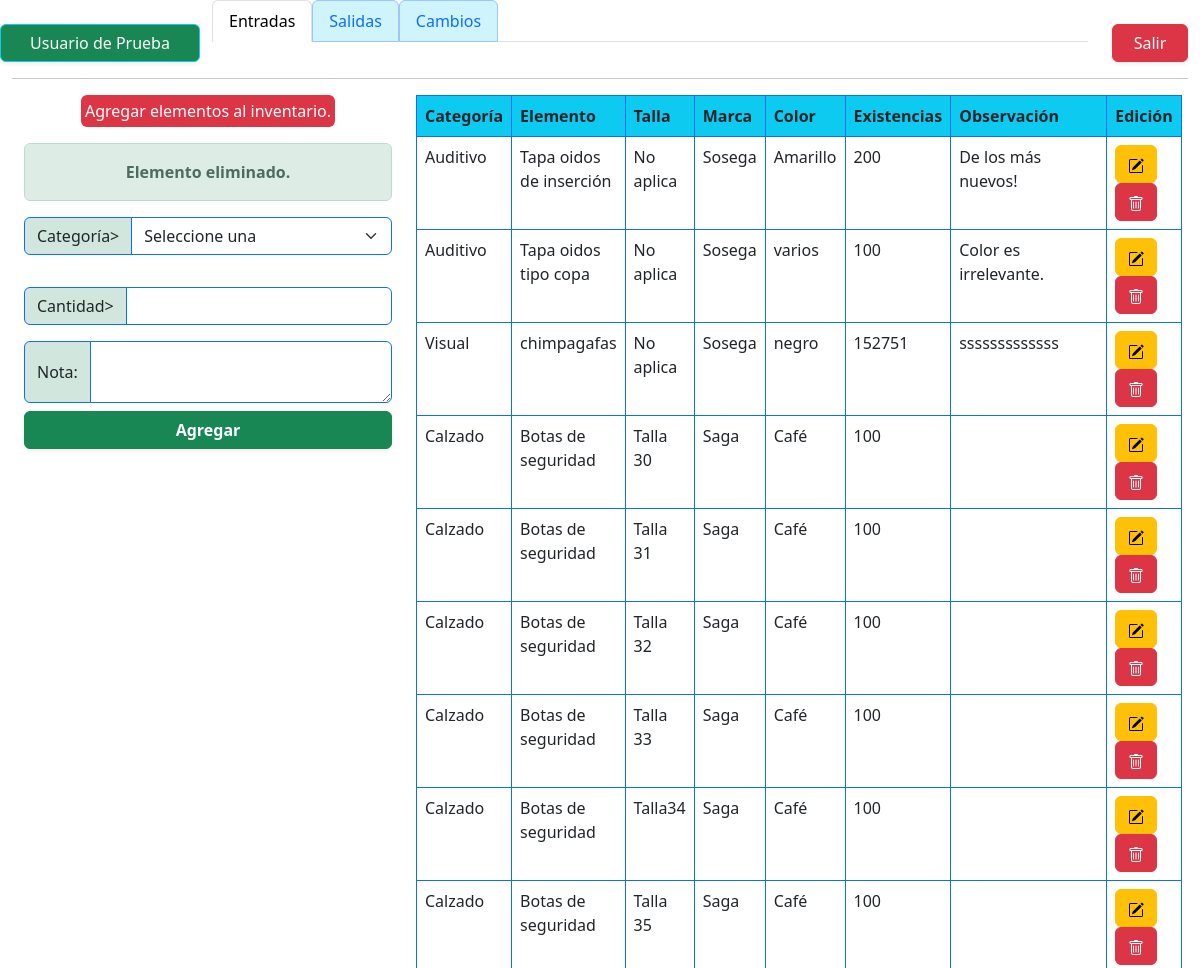
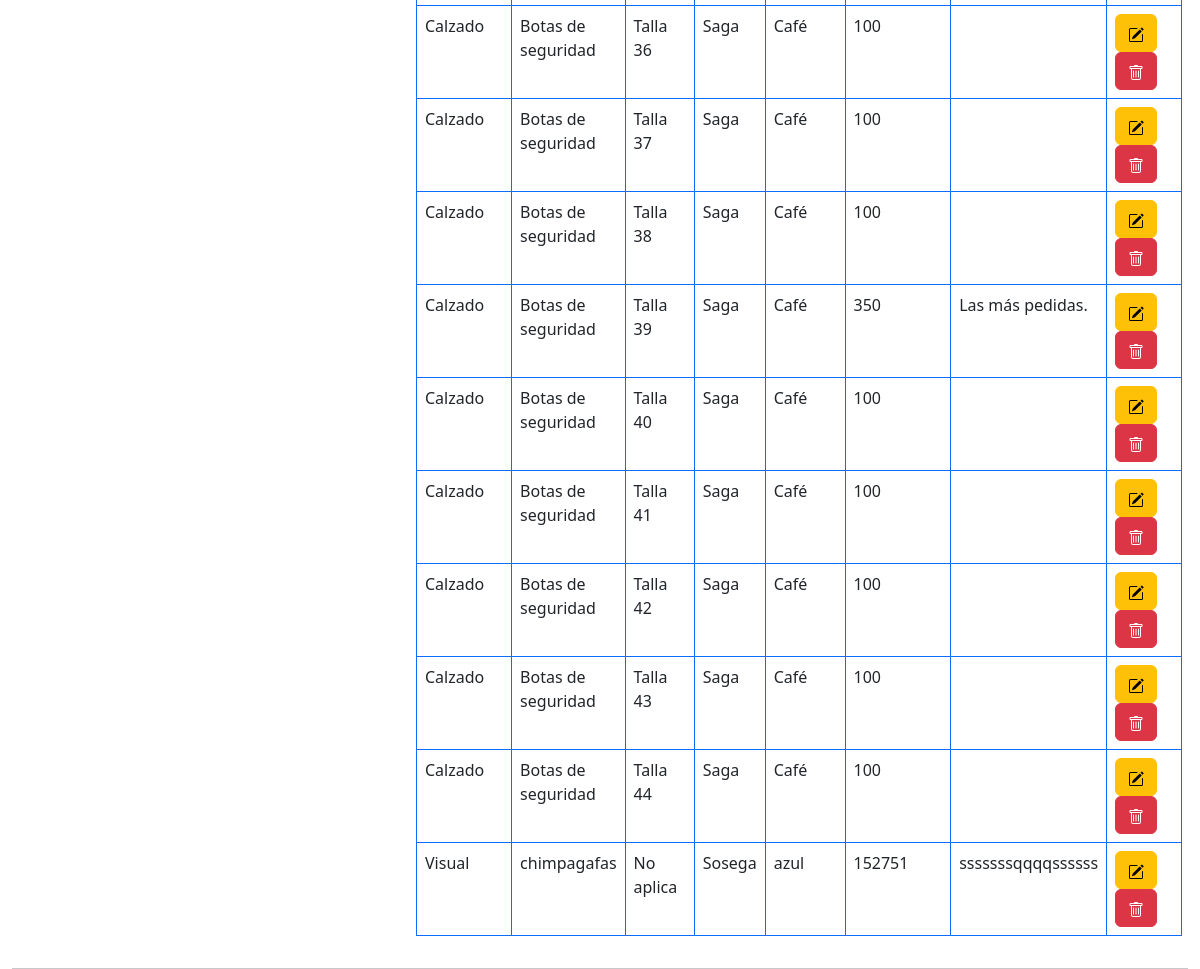
Screenshot of /views/entradas.php?id=1 (signed in) with the database file from the repository (2 pictures, top to bottom).
### tables this page shows
CREATE TABLE `elementos` (
  `idElemento` int(11) NOT NULL,
  `fkCategoria` int(11) NOT NULL,
  `fkTalla` int(10) NOT NULL,
  `elemento` varchar(50) NOT NULL,
  `marca` varchar(50) NOT NULL,
  `color` varchar(10) NOT NULL,
  `existencias` int(10) NOT NULL,
  `observacion` varchar(500) NOT NULL
);

CREATE TABLE `categorias` (
  `idCategoria` int(11) NOT NULL,
  `nombreCat` varchar(15) NOT NULL
);

CREATE TABLE `tallas` (
  `idTalla` int(11) NOT NULL,
  `tallas` varchar(10) NOT NULL
);

### views/entradas.php (the view, shortened to what this page needs)
<?php
		include ("../controllers/dbConection.php");
		 ?>
<!DOCTYPE html>
<html lang="es">
<head>
  <link rel="stylesheet" href="../csss/bootstrap/css/bootstrap.min.css">
</head>
<body class="vh-100">
  <div class="container-fluid">
    <div class="row">
      <div class="btn border-info bg-success text-white mt-4 shadow-sm col-2">
        <?php
          echo $_SESSION["nombre"]
        ?>
      </div>
      <div class="col-9 justify-content-center">
        <ul class="nav nav-tabs ">
          <li class="nav-item">
            <p class="nav-link active">Entradas</p>
          </li>
          <li class="nav-item">
            <a class="nav-link border-primary-subtle bg-info-subtle" href="salidas.php">Salidas</a>
          </li>
          <li class="nav-item">
            <a class="nav-link border-primary-subtle bg-info-subtle" href="cambios.php">Cambios</a>
          </li>
        </ul>
      </div>
      <div class="col-1">
        <div>
          <button class="btn btn-danger w-100 mt-4 shadow-sm "><a class="text-decoration-none text-white"
              href="../controllers/logout.php">Salir</a></button>
        </div>
      </div>
    </div>
    <hr>
<div class="container-fluid">
	<div class="row">
	<div class="col-4">
		<div class="w-100 d-flex justify-content-center align-items-center border-primary mb-3">
        	<span class="bg-danger rounded p-1 text-white">
				Agregar elementos al inventario.</span>
    	</div>
<?php
include '../controllers/delElements.controller.php';
?>
<form action="../controllers/addElements.controller.php?idL=<?= 'select2lista'?>" method="post">
		<div class="input-group mb-3">
			<span class="input-group-text bg-success-subtle border-primary" id="">Categoría></span>
			<select class="listaCat form-select pe-5 border-primary" id="listaCat" name="listaCat">
              <option value="1" >Seleccione una</option>
            </select>
		</div>
		<div class="input-group mb-3">
			<span class="input-group-text bg-success-subtle border-primary">Cantidad></span>
			<input type="text" class="listaCant form-control border-primary" name="listaCant" >
		</div>
		<div class="input-group">
			<span class="input-group-text bg-success-subtle border-primary">Nota:</span>
			<textarea class="listaNota form-control border-primary"  name="nota" aria-label="With textarea"></textarea>
		</div>
		<div>
		<input class="btn btn-success text-white w-100 mt-2 fw-semibold shadow-sm mb-1"
		name="btnAdd" type="submit" value="Agregar">
        </div>
</form>
	</div>
	<div class="col-8">
		<table class="table table-bordered border-primary">
			<thead class="bg-info">
				<tr>
					<th scope="col">Categoría</th>
					<th scope="col">Elemento</th>
					<th scope="col">Talla</th>
					<th scope="col">Marca</th>
					<th scope="col">Color</th>
					<th scope="col">Existencias</th>
					<th scope="col">Observación</th>
					<th scope="col">Edición</th>
				</tr>
			</thead>
<tbody>
	<?php
		$sqlElm= $conexion->query("SELECT * FROM elementos as e, categorias as c, tallas as t where e.fkCategoria=c.idCategoria AND e.fkTalla=t.idTalla");
		while($tableData= $sqlElm->fetch_object()) {
			?>
			<tr>
				<td><?= $tableData->nombreCat?></td>
				<td><?= $tableData->elemento?></td>
				<td><?= $tableData->tallas?></td>
				<td><?= $tableData->marca?></td>
				<td><?= $tableData->color?></td>
				<td><?= $tableData->existencias?></td>
				<td><?= $tableData->observacion?></td>
				<td>
<a class="btn btn-small btn-warning" href="modificarElementos.php?id=<?= $tableData->idElemento?>">
</a>
<a onclick="return eliminar()" class="btn btn-small btn-danger" href="entradas.php?id=<?= $tableData->idElemento?>">
</a>
				</td>
			</tr>
						<?php } ?>
					</tbody>
				</table>
			</div>
		</div>
	</div>
      </div>
</body>
</html>

### rows the page displays
elementos: fkCategoria.nombreCat "Auditivo", elemento "Tapa oidos de inserción", fkTalla.tallas "No aplica", marca "Sosega", color "Amarillo", existencias "200", observacion "De los más nuevos!"
elementos: fkCategoria.nombreCat "Auditivo", elemento "Tapa oidos tipo copa", fkTalla.tallas "No aplica", marca "Sosega", color "varios", existencias "100", observacion "Color es irrelevante."
elementos: fkCategoria.nombreCat "Visual", elemento "chimpagafas", fkTalla.tallas "No aplica", marca "Sosega", color "negro", existencias "152751", observacion "sssssssssssss"
elementos: fkCategoria.nombreCat "Calzado", elemento "Botas de seguridad", fkTalla.tallas "Talla 30", marca "Saga", color "Café", existencias "100"
elementos: fkCategoria.nombreCat "Calzado", elemento "Botas de seguridad", fkTalla.tallas "Talla 31", marca "Saga", color "Café", existencias "100"
elementos: fkCategoria.nombreCat "Calzado", elemento "Botas de seguridad", fkTalla.tallas "Talla 32", marca "Saga", color "Café", existencias "100"
elementos: fkCategoria.nombreCat "Calzado", elemento "Botas de seguridad", fkTalla.tallas "Talla 33", marca "Saga", color "Café", existencias "100"
elementos: fkCategoria.nombreCat "Calzado", elemento "Botas de seguridad", fkTalla.tallas "Talla34", marca "Saga", color "Café", existencias "100"
elementos: fkCategoria.nombreCat "Calzado", elemento "Botas de seguridad", fkTalla.tallas "Talla 35", marca "Saga", color "Café", existencias "100"
elementos: fkCategoria.nombreCat "Calzado", elemento "Botas de seguridad", fkTalla.tallas "Talla 36", marca "Saga", color "Café", existencias "100"
elementos: fkCategoria.nombreCat "Calzado", elemento "Botas de seguridad", fkTalla.tallas "Talla 37", marca "Saga", color "Café", existencias "100"
elementos: fkCategoria.nombreCat "Calzado", elemento "Botas de seguridad", fkTalla.tallas "Talla 38", marca "Saga", color "Café", existencias "100"
elementos: fkCategoria.nombreCat "Calzado", elemento "Botas de seguridad", fkTalla.tallas "Talla 39", marca "Saga", color "Café", existencias "350", observacion "Las más pedidas."
elementos: fkCategoria.nombreCat "Calzado", elemento "Botas de seguridad", fkTalla.tallas "Talla 40", marca "Saga", color "Café", existencias "100"
elementos: fkCategoria.nombreCat "Calzado", elemento "Botas de seguridad", fkTalla.tallas "Talla 41", marca "Saga", color "Café", existencias "100"
elementos: fkCategoria.nombreCat "Calzado", elemento "Botas de seguridad", fkTalla.tallas "Talla 42", marca "Saga", color "Café", existencias "100"
elementos: fkCategoria.nombreCat "Calzado", elemento "Botas de seguridad", fkTalla.tallas "Talla 43", marca "Saga", color "Café", existencias "100"
elementos: fkCategoria.nombreCat "Calzado", elemento "Botas de seguridad", fkTalla.tallas "Talla 44", marca "Saga", color "Café", existencias "100"
elementos: fkCategoria.nombreCat "Visual", elemento "chimpagafas", fkTalla.tallas "No aplica", marca "Sosega", color "azul", existencias "152751", observacion "sssssssqqqqssssss"

### other values shown
$_SESSION["nombre"] "Usuario de Prueba"
